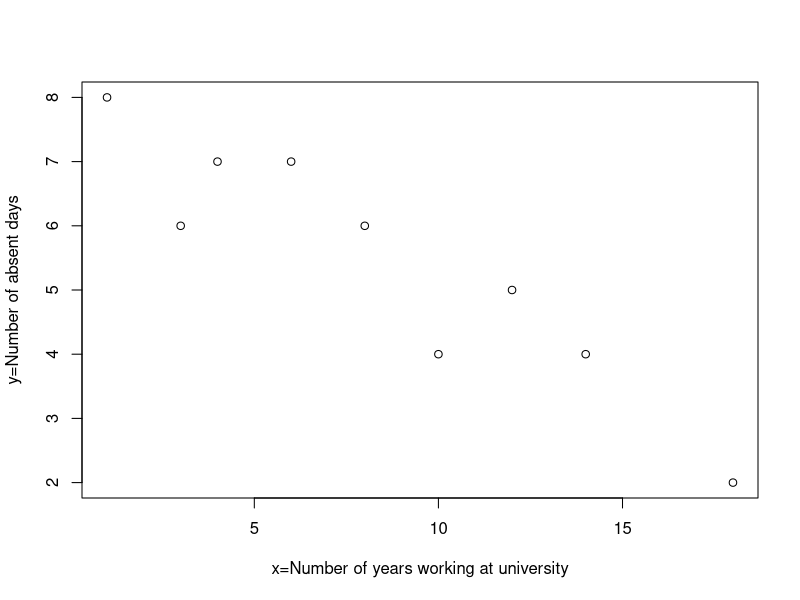
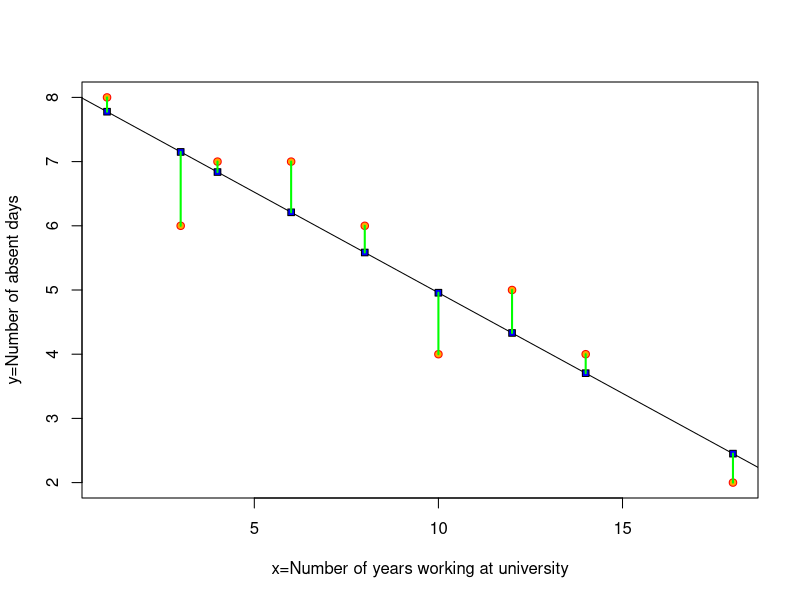
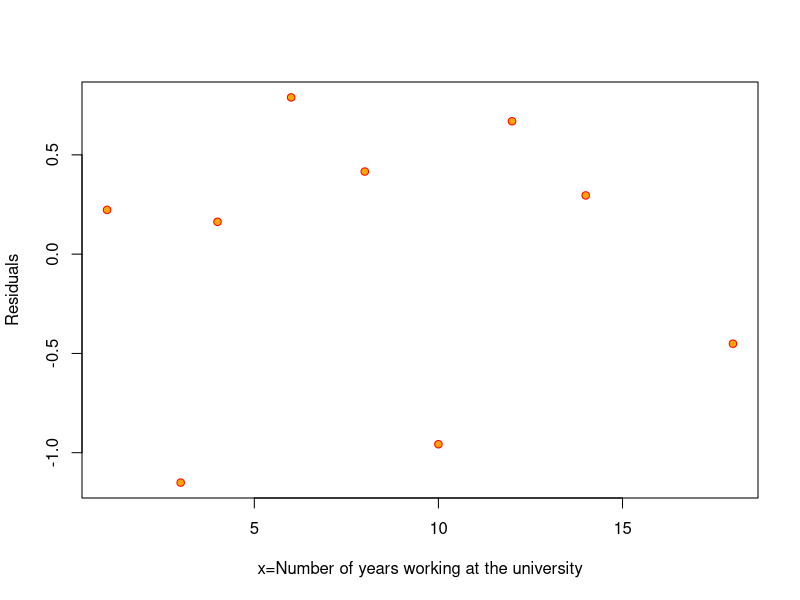

R code for these plots, in order:
years <- c(1, 3, 4, 6, 8, 10, 12, 14, 18)
absent <- c(8, 6, 7, 7, 6, 4, 5, 4, 2)
x = years
y = absent
plot(x,y, xlab="x=Number of years working at university", ylab="y=Number of absent days", main="")
plot(x,y, pch=21,col="red",bg="orange", xlab="x=Number of years working at university", ylab="y=Number of absent days", main="")
lm.res=lm(y~x)
abline(lm.res)
lm.res
# the equation is y = 8.0904 - 0.3133x
yhat = 8.0904 - 0.3133*x
yhat
points(x, yhat, pch=22, col="black", bg="blue")
resid = y - yhat
resid
cbind(x, y, yhat, resid)
c(x[1], x[1])
for (i in 1:9) {
  lines(c(x[i], x[i]), c(y[i], yhat[i]), lwd=2, col="green")
}
plot(x, resid, col="red", bg="orange", pch=21, xlab="x=Number of years working at the university", ylab="Residuals")